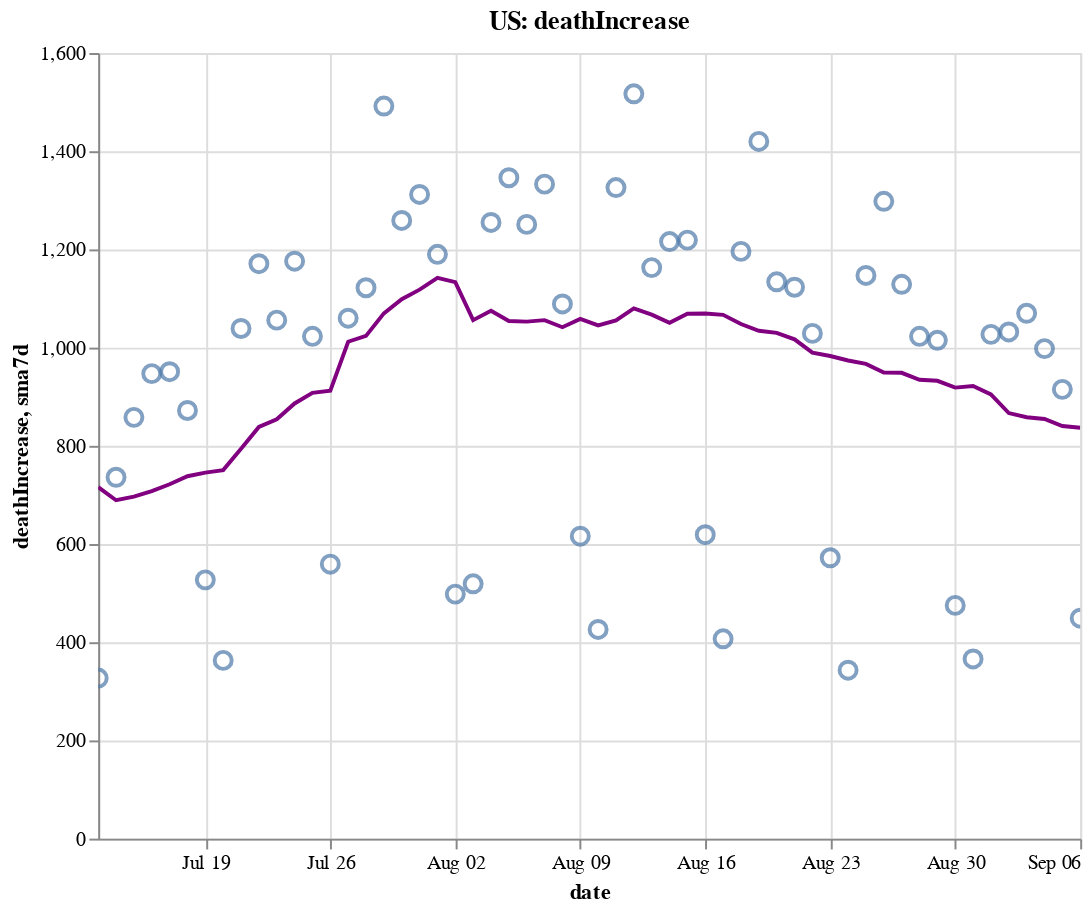

Source (notebook cell):
### Code cell
create_plot(us, 'deathIncrease')

### Figure 1 — Vega-Lite specification as saved in the notebook (floating-point values rounded to 4 significant figures)
{"config": {"view": {"continuousWidth": 400, "continuousHeight": 300}}, "layer": [{"layer": [{"mark": {"type": "point", "size": 75}, "encoding": {"tooltip": [{"type": "temporal", "field": "date"}, {"type": "quantitative", "field": "deathIncrease"}, {"type": "quantitative", "field": "sma7d"}], "x": {"type": "temporal", "field": "date"}, "y": {"type": "quantitative", "field": "deathIncrease"}}, "selection": {"selector006": {"type": "interval", "bind": "scales", "encodings": ["x", "y"]}}}, {"mark": {"type": "line", "color": "purple"}, "encoding": {"x": {"type": "temporal", "field": "date"}, "y": {"type": "quantitative", "field": "sma7d"}}}]}, {"mark": {"type": "rule", "color": "#aaa"}, "encoding": {"x": {"type": "temporal", "field": "date"}}, "transform": [{"filter": {"selection": "selector005"}}]}, {"mark": "circle", "encoding": {"opacity": {"condition": {"value": 1, "selection": "selector005"}, "value": 0}, "tooltip": [{"type": "temporal", "field": "date"}, {"type": "quantitative", "field": "deathIncrease"}, {"type": "quantitative", "field": "sma7d"}], "x": {"type": "temporal", "field": "date"}, "y": {"type": "quantitative", "field": "deathIncrease"}}, "selection": {"selector005": {"type": "single", "encodings": ["x"], "on": "mouseover", "nearest": true, "empty": "none"}}}, {"mark": {"type": "text", "align": "left", "dx": 5, "dy": -5, "stroke": "white", "strokeWidth": 2}, "encoding": {"text": {"type": "quantitative", "field": "deathIncrease"}, "tooltip": [{"type": "temporal", "field": "date"}, {"type": "quantitative", "field": "deathIncrease"}, {"type": "quantitative", "field": "sma7d"}], "x": {"type": "temporal", "field": "date"}, "y": {"type": "quantitative", "field": "deathIncrease"}}, "transform": [{"filter": {"selection": "selector005"}}]}, {"mark": {"type": "text", "align": "left", "dx": 5, "dy": -5}, "encoding": {"text": {"type": "quantitative", "field": "deathIncrease"}, "tooltip": [{"type": "temporal", "field": "date"}, {"type": "quantitative", "field": "deathIncrease"}, {"type": "quantitative", "field": "sma7d"}], "x": {"type": "temporal", "field": "date"}, "y": {"type": "quantitative", "field": "deathIncrease"}}, "transform": [{"filter": {"selection": "selector005"}}]}], "data": {"name": "data-ea5a7b73c0f153b9b7e29251d57290ff"}, "height": 400, "title": "US: deathIncrease", "width": 500, "$schema": "https://vega.github.io/schema/vega-lite/v4.8.1.json", "datasets": {"data-ea5a7b73c0f153b9b7e29251d57290ff": [{"date": "2020-07-13T00:00:00", "totalTestResultsIncrease": 691900.0, "positiveIncrease": 58100.0, "death": 127800.0, "deathIncrease": 327.0, "positiveRate": 0.084, "state": "US", "sma7d": 715.9}, {"date": "2020-07-14T00:00:00", "totalTestResultsIncrease": 770000.0, "positiveIncrease": 62730.0, "death": 128600.0, "deathIncrease": 736.0, "positiveRate": 0.081, "state": "US", "sma7d": 689.1}, {"date": "2020-07-15T00:00:00", "totalTestResultsIncrease": 773200.0, "positiveIncrease": 65800.0, "death": 129400.0, "deathIncrease": 858.0, "positiveRate": 0.085, "state": "US", "sma7d": 696.4}, {"date": "2020-07-16T00:00:00", "totalTestResultsIncrease": 832400.0, "positiveIncrease": 71040.0, "death": 130400.0, "deathIncrease": 947.0, "positiveRate": 0.085, "state": "US", "sma7d": 707.9}, {"date": "2020-07-17T00:00:00", "totalTestResultsIncrease": 839300.0, "positiveIncrease": 76840.0, "death": 131300.0, "deathIncrease": 951.0, "positiveRate": 0.092, "state": "US", "sma7d": 721.7}, {"date": "2020-07-18T00:00:00", "totalTestResultsIncrease": 763600.0, "positiveIncrease": 64950.0, "death": 132200.0, "deathIncrease": 872.0, "positiveRate": 0.085, "state": "US", "sma7d": 738.1}, {"date": "2020-07-19T00:00:00", "totalTestResultsIncrease": 786700.0, "positiveIncrease": 64260.0, "death": 132700.0, "deathIncrease": 527.0, "positiveRate": 0.082, "state": "US", "sma7d": 745.4}, {"date": "2020-07-20T00:00:00", "totalTestResultsIncrease": 712400.0, "positiveIncrease": 57040.0, "death": 133100.0, "deathIncrease": 363.0, "positiveRate": 0.08, "state": "US", "sma7d": 750.6}, {"date": "2020-07-21T00:00:00", "totalTestResultsIncrease": 754900.0, "positiveIncrease": 63930.0, "death": 134100.0, "deathIncrease": 1039.0, "positiveRate": 0.085, "state": "US", "sma7d": 793.9}, {"date": "2020-07-22T00:00:00", "totalTestResultsIncrease": 801600.0, "positiveIncrease": 69330.0, "death": 135300.0, "deathIncrease": 1171.0, "positiveRate": 0.086, "state": "US", "sma7d": 838.6}, {"date": "2020-07-23T00:00:00", "totalTestResultsIncrease": 845900.0, "positiveIncrease": 71550.0, "death": 136400.0, "deathIncrease": 1056.0, "positiveRate": 0.085, "state": "US", "sma7d": 854.1}, {"date": "2020-07-24T00:00:00", "totalTestResultsIncrease": 933600.0, "positiveIncrease": 75240.0, "death": 137500.0, "deathIncrease": 1176.0, "positiveRate": 0.081, "state": "US", "sma7d": 886.3}, {"date": "2020-07-25T00:00:00", "totalTestResultsIncrease": 791000.0, "positiveIncrease": 64740.0, "death": 138500.0, "deathIncrease": 1023.0, "positiveRate": 0.082, "state": "US", "sma7d": 907.9}, {"date": "2020-07-26T00:00:00", "totalTestResultsIncrease": 851100.0, "positiveIncrease": 61000.0, "death": 139100.0, "deathIncrease": 559.0, "positiveRate": 0.072, "state": "US", "sma7d": 912.4}, {"date": "2020-07-27T00:00:00", "totalTestResultsIncrease": 762700.0, "positiveIncrease": 55330.0, "death": 140200.0, "deathIncrease": 1060.0, "positiveRate": 0.073, "state": "US", "sma7d": 1012.0}, {"date": "2020-07-28T00:00:00", "totalTestResultsIncrease": 738100.0, "positiveIncrease": 56450.0, "death": 141300.0, "deathIncrease": 1122.0, "positiveRate": 0.076, "state": "US", "sma7d": 1024.0}, {"date": "2020-07-29T00:00:00", "totalTestResultsIncrease": 864500.0, "positiveIncrease": 66960.0, "death": 142800.0, "deathIncrease": 1492.0, "positiveRate": 0.077, "state": "US", "sma7d": 1070.0}, {"date": "2020-07-30T00:00:00", "totalTestResultsIncrease": 814700.0, "positiveIncrease": 69420.0, "death": 144000.0, "deathIncrease": 1259.0, "positiveRate": 0.085, "state": "US", "sma7d": 1099.0}, {"date": "2020-07-31T00:00:00", "totalTestResultsIncrease": 731900.0, "positiveIncrease": 67620.0, "death": 145400.0, "deathIncrease": 1312.0, "positiveRate": 0.092, "state": "US", "sma7d": 1118.0}, {"date": "2020-08-01T00:00:00", "totalTestResultsIncrease": 745700.0, "positiveIncrease": 61100.0, "death": 146500.0, "deathIncrease": 1190.0, "positiveRate": 0.082, "state": "US", "sma7d": 1142.0}, {"date": "2020-08-02T00:00:00", "totalTestResultsIncrease": 699500.0, "positiveIncrease": 46760.0, "death": 147000.0, "deathIncrease": 498.0, "positiveRate": 0.067, "state": "US", "sma7d": 1133.0}, {"date": "2020-08-03T00:00:00", "totalTestResultsIncrease": 745100.0, "positiveIncrease": 49770.0, "death": 147600.0, "deathIncrease": 519.0, "positiveRate": 0.067, "state": "US", "sma7d": 1056.0}, {"date": "2020-08-04T00:00:00", "totalTestResultsIncrease": 717100.0, "positiveIncrease": 51860.0, "death": 148800.0, "deathIncrease": 1255.0, "positiveRate": 0.072, "state": "US", "sma7d": 1075.0}, {"date": "2020-08-05T00:00:00", "totalTestResultsIncrease": 699600.0, "positiveIncrease": 52330.0, "death": 150200.0, "deathIncrease": 1346.0, "positiveRate": 0.075, "state": "US", "sma7d": 1054.0}, {"date": "2020-08-06T00:00:00", "totalTestResultsIncrease": 766600.0, "positiveIncrease": 54180.0, "death": 151400.0, "deathIncrease": 1251.0, "positiveRate": 0.071, "state": "US", "sma7d": 1053.0}, {"date": "2020-08-07T00:00:00", "totalTestResultsIncrease": 785400.0, "positiveIncrease": 61350.0, "death": 152700.0, "deathIncrease": 1333.0, "positiveRate": 0.078, "state": "US", "sma7d": 1056.0}, {"date": "2020-08-08T00:00:00", "totalTestResultsIncrease": 683400.0, "positiveIncrease": 53710.0, "death": 153800.0, "deathIncrease": 1089.0, "positiveRate": 0.079, "state": "US", "sma7d": 1042.0}, {"date": "2020-08-09T00:00:00", "totalTestResultsIncrease": 724000.0, "positiveIncrease": 50620.0, "death": 154400.0, "deathIncrease": 616.0, "positiveRate": 0.07, "state": "US", "sma7d": 1058.0}, {"date": "2020-08-10T00:00:00", "totalTestResultsIncrease": 740900.0, "positiveIncrease": 42090.0, "death": 154900.0, "deathIncrease": 426.0, "positiveRate": 0.057, "state": "US", "sma7d": 1045.0}, {"date": "2020-08-11T00:00:00", "totalTestResultsIncrease": 760000.0, "positiveIncrease": 55700.0, "death": 156200.0, "deathIncrease": 1326.0, "positiveRate": 0.073, "state": "US", "sma7d": 1055.0}, {"date": "2020-08-12T00:00:00", "totalTestResultsIncrease": 500200.0, "positiveIncrease": 56130.0, "death": 157700.0, "deathIncrease": 1517.0, "positiveRate": 0.112, "state": "US", "sma7d": 1080.0}, {"date": "2020-08-13T00:00:00", "totalTestResultsIncrease": 900300.0, "positiveIncrease": 51760.0, "death": 158900.0, "deathIncrease": 1163.0, "positiveRate": 0.057, "state": "US", "sma7d": 1067.0}, {"date": "2020-08-14T00:00:00", "totalTestResultsIncrease": 862300.0, "positiveIncrease": 55640.0, "death": 160100.0, "deathIncrease": 1216.0, "positiveRate": 0.065, "state": "US", "sma7d": 1050.0}, {"date": "2020-08-15T00:00:00", "totalTestResultsIncrease": 756700.0, "positiveIncrease": 56150.0, "death": 161300.0, "deathIncrease": 1219.0, "positiveRate": 0.074, "state": "US", "sma7d": 1069.0}, {"date": "2020-08-16T00:00:00", "totalTestResultsIncrease": 790400.0, "positiveIncrease": 42490.0, "death": 161900.0, "deathIncrease": 619.0, "positiveRate": 0.054, "state": "US", "sma7d": 1069.0}, {"date": "2020-08-17T00:00:00", "totalTestResultsIncrease": 670100.0, "positiveIncrease": 37880.0, "death": 162300.0, "deathIncrease": 407.0, "positiveRate": 0.057, "state": "US", "sma7d": 1067.0}, {"date": "2020-08-18T00:00:00", "totalTestResultsIncrease": 663600.0, "positiveIncrease": 40800.0, "death": 163500.0, "deathIncrease": 1196.0, "positiveRate": 0.061, "state": "US", "sma7d": 1048.0}, {"date": "2020-08-19T00:00:00", "totalTestResultsIncrease": 674000.0, "positiveIncrease": 44950.0, "death": 165000.0, "deathIncrease": 1420.0, "positiveRate": 0.067, "state": "US", "sma7d": 1034.0}, {"date": "2020-08-20T00:00:00", "totalTestResultsIncrease": 703300.0, "positiveIncrease": 43760.0, "death": 166100.0, "deathIncrease": 1134.0, "positiveRate": 0.062, "state": "US", "sma7d": 1030.0}, {"date": "2020-08-21T00:00:00", "totalTestResultsIncrease": 759100.0, "positiveIncrease": 46560.0, "death": 167200.0, "deathIncrease": 1123.0, "positiveRate": 0.061, "state": "US", "sma7d": 1017.0}, {"date": "2020-08-22T00:00:00", "totalTestResultsIncrease": 773800.0, "positiveIncrease": 46240.0, "death": 168200.0, "deathIncrease": 1029.0, "positiveRate": 0.06, "state": "US", "sma7d": 989.7}, {"date": "2020-08-23T00:00:00", "totalTestResultsIncrease": 629500.0, "positiveIncrease": 37570.0, "death": 168800.0, "deathIncrease": 572.0, "positiveRate": 0.06, "state": "US", "sma7d": 983.0}, {"date": "2020-08-24T00:00:00", "totalTestResultsIncrease": 692200.0, "positiveIncrease": 34640.0, "death": 169200.0, "deathIncrease": 343.0, "positiveRate": 0.05, "state": "US", "sma7d": 973.9}, {"date": "2020-08-25T00:00:00", "totalTestResultsIncrease": 645600.0, "positiveIncrease": 36370.0, "death": 170300.0, "deathIncrease": 1147.0, "positiveRate": 0.056, "state": "US", "sma7d": 966.9}, {"date": "2020-08-26T00:00:00", "totalTestResultsIncrease": 655700.0, "positiveIncrease": 44060.0, "death": 171600.0, "deathIncrease": 1298.0, "positiveRate": 0.067, "state": "US", "sma7d": 949.4}, {"date": "2020-08-27T00:00:00", "totalTestResultsIncrease": 751900.0, "positiveIncrease": 43980.0, "death": 172700.0, "deathIncrease": 1129.0, "positiveRate": 0.058, "state": "US", "sma7d": 948.7}, {"date": "2020-08-28T00:00:00", "totalTestResultsIncrease": 783200.0, "positiveIncrease": 46550.0, "death": 173800.0, "deathIncrease": 1023.0, "positiveRate": 0.059, "state": "US", "sma7d": 934.4}, {"date": "2020-08-29T00:00:00", "totalTestResultsIncrease": 775600.0, "positiveIncrease": 44500.0, "death": 174800.0, "deathIncrease": 1015.0, "positiveRate": 0.057, "state": "US", "sma7d": 932.4}, {"date": "2020-08-30T00:00:00", "totalTestResultsIncrease": 746500.0, "positiveIncrease": 39500.0, "death": 175200.0, "deathIncrease": 475.0, "positiveRate": 0.053, "state": "US", "sma7d": 918.6}, {"date": "2020-08-31T00:00:00", "totalTestResultsIncrease": 685600.0, "positiveIncrease": 31410.0, "death": 175600.0, "deathIncrease": 366.0, "positiveRate": 0.046, "state": "US", "sma7d": 921.9}, {"date": "2020-09-01T00:00:00", "totalTestResultsIncrease": 704300.0, "positiveIncrease": 42420.0, "death": 176600.0, "deathIncrease": 1027.0, "positiveRate": 0.06, "state": "US", "sma7d": 904.7}, {"date": "2020-09-02T00:00:00", "totalTestResultsIncrease": 649600.0, "positiveIncrease": 30600.0, "death": 177700.0, "deathIncrease": 1032.0, "positiveRate": 0.047, "state": "US", "sma7d": 866.7}, {"date": "2020-09-03T00:00:00", "totalTestResultsIncrease": 734200.0, "positiveIncrease": 44290.0, "death": 178700.0, "deathIncrease": 1070.0, "positiveRate": 0.06, "state": "US", "sma7d": 858.3}, {"date": "2020-09-04T00:00:00", "totalTestResultsIncrease": 912000.0, "positiveIncrease": 51510.0, "death": 179700.0, "deathIncrease": 998.0, "positiveRate": 0.056, "state": "US", "sma7d": 854.7}, {"date": "2020-09-05T00:00:00", "totalTestResultsIncrease": 806300.0, "positiveIncrease": 44640.0, "death": 180700.0, "deathIncrease": 915.0, "positiveRate": 0.055, "state": "US", "sma7d": 840.4}, {"date": "2020-09-06T00:00:00", "totalTestResultsIncrease": 736700.0, "positiveIncrease": 33680.0, "death": 181100.0, "deathIncrease": 449.0, "positiveRate": 0.046, "state": "US", "sma7d": 836.7}]}}
